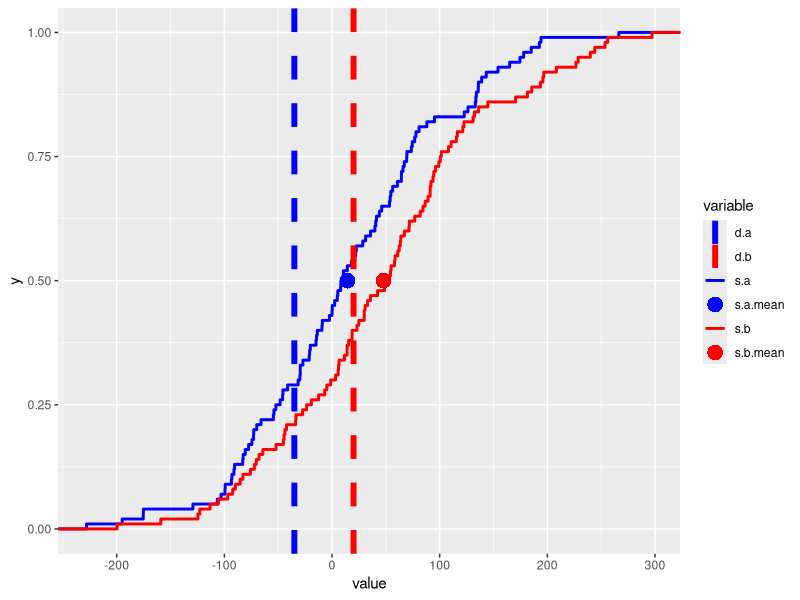

Write R code to recreate this figure.
require(ggplot2)
require(reshape2)

s.a = rnorm(100)*100
s.b = rnorm(100)*100+50
d.a = -35
d.b = 20
sdata = data.frame(cbind(s.a,s.b))
ddata = data.frame(cbind(d.a,d.b))
sdata.m = melt(sdata)
ddata.m = melt(ddata)

ggplot(sdata.m, aes(x=value, color=variable,linetype=variable,shape=variable))+
  stat_ecdf(size=1)+
  geom_vline(data=ddata.m,
             aes(xintercept = value,color=variable,linetype=variable,shape=variable),
             size=2) +
  geom_point(aes(x=mean(sdata.m$value[sdata.m$variable=="s.a"]),
                 color="s.a.mean",linetype="s.a.mean",shape="s.a.mean",
                 y=.5),size = 5) +
  geom_point(aes(x=mean(sdata.m$value[sdata.m$variable=="s.b"]),
                 color="s.b.mean",linetype="s.b.mean",shape="s.b.mean",
                 y=.5),size = 5) +
  scale_shape_manual(breaks=c("d.a","d.b","s.a","s.a.mean","s.b","s.b.mean"),
                     values=c(16,16,16,16,16,16)) +
  scale_color_manual(breaks=c("d.a","d.b","s.a","s.a.mean","s.b","s.b.mean"),
                     values=c("blue","red","blue","blue","red","red"))+
  scale_linetype_manual(breaks=c("d.a","d.b","s.a","s.a.mean","s.b","s.b.mean"),
                        values=c(2,2,1,0,1,0))+
  guides(color=guide_legend(override.aes=list(shape=c(NA,NA,NA,16,NA,16))))
